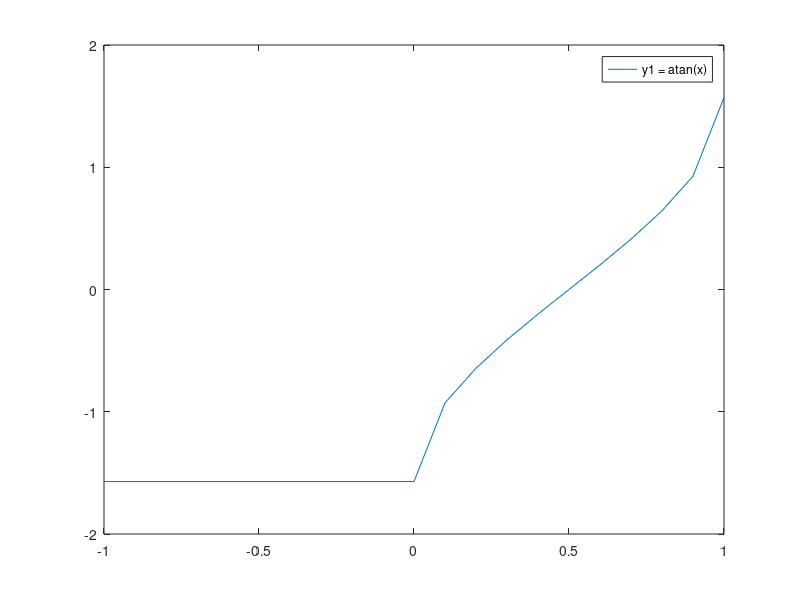

MATLAB code for this plot:
%Definindo o intervalo de x
x = -1:0.1:1;

% Calculando as funções
y1 = asin(2*x-1);

% Plotando os gráficos
plot(x, y1);

% Adicionando a legenda
legend('y1 = atan(x)', 'y2 = -x-1','y2 = funcao' );